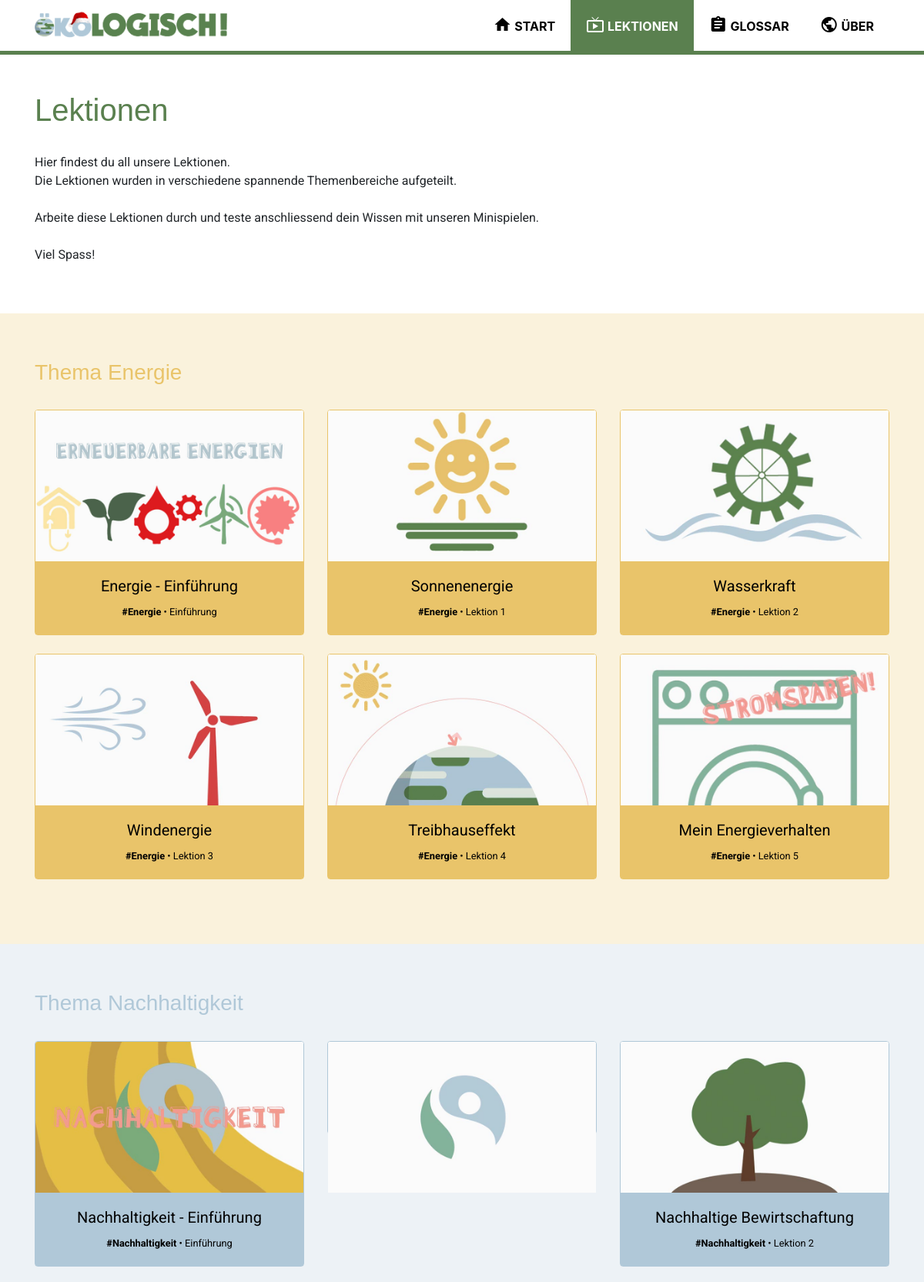
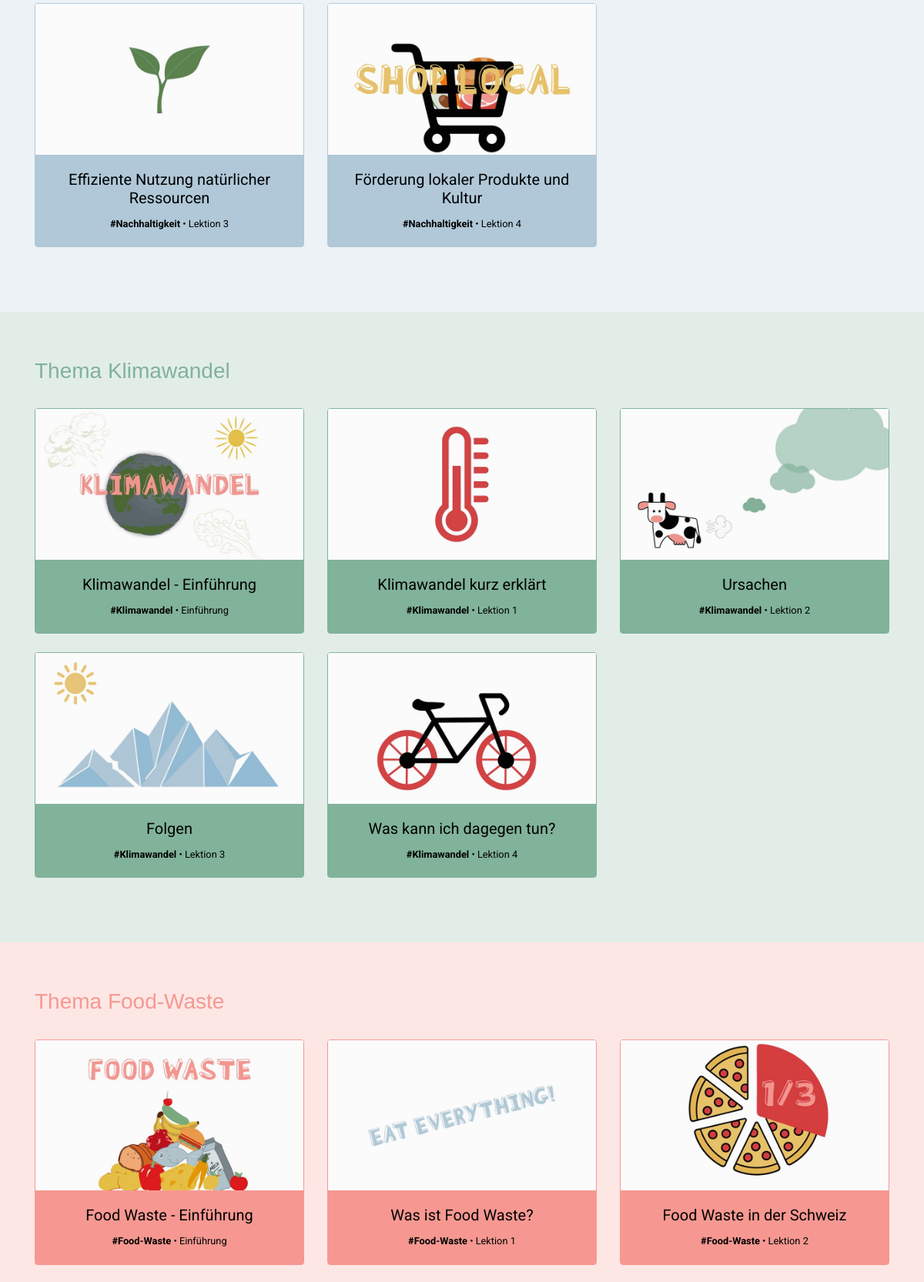
Page /lessons.php (upper part) on the committed database (2 pictures, top to bottom).
### tables this page shows
CREATE TABLE `tbl_lesson` (
  `id` int(11) NOT NULL,
  `category_id` int(11) NOT NULL,
  `title` varchar(255) NOT NULL,
  `text` text NOT NULL,
  `img_url` text NOT NULL,
  `gif_url` varchar(255) NOT NULL,
  `gif_url_static` varchar(255) NOT NULL,
  `video_url` varchar(255) NOT NULL,
  `top_lesson` tinyint(1) NOT NULL,
  `lesson_nr` int(3) NOT NULL,
  `important` text NOT NULL,
  `einfuerung` tinyint(1) NOT NULL,
  `lernziele` text NOT NULL,
  `groeste_probleme` text NOT NULL
);

CREATE TABLE `tbl_category` (
  `id` int(11) NOT NULL,
  `title` varchar(255) NOT NULL,
  `text` text NOT NULL,
  `img_url` varchar(255) NOT NULL
);

### data/data.php (called while the page is built, shortened)
<?php
function get_db_connection()
{
	global $db_host, $db_name, $db_user, $db_pass, $db_charset;
	$dsn = "mysql:host=$db_host;dbname=$db_name;charset=$db_charset";
	$options = [
		PDO::ATTR_ERRMODE            => PDO::ERRMODE_EXCEPTION,
		PDO::ATTR_DEFAULT_FETCH_MODE => PDO::FETCH_ASSOC,
		PDO::ATTR_EMULATE_PREPARES   => false
	];
	try {
		$db = new PDO($dsn, $db_user, $db_pass, $options);
	} catch (\PDOException $e) {
		throw new \PDOException($e->getMessage(), (int)$e->getCode());
	}
	return $db;
}
function get_all_lessons_by_cat_id($id)
{
	$db = get_db_connection();
	$sql = "SELECT * FROM tbl_lesson  WHERE category_id = $id;";
	$result = $db->query($sql);
	return $result->fetchAll();
}
function get_category_by_id($id)
{
	$db = get_db_connection();
	$sql = "SELECT * FROM tbl_category WHERE id = $id;";
	$result = $db->query($sql);
	$row = $result->fetch();
	return $row;
}

### lessons.php (the view, shortened to what this page needs)
<?php
require_once('data/data.php');
$energy_id = 1;
$sustainability_id = 2;
$climate_id = 3;
$food_waste_id = 4;
$energy_lessons = get_all_lessons_by_cat_id($energy_id);
$sustainability_lessons = get_all_lessons_by_cat_id($sustainability_id);
$climate_lessons = get_all_lessons_by_cat_id($climate_id);
$food_waste_lessons = get_all_lessons_by_cat_id($food_waste_id);
?>
<?php require_once('templates/head.php'); ?>
<?php require_once('templates/navbar.php'); ?>
<section class="container lessons my-5">
    <h2 class="pb-4">Lektionen</h2>
    <p>
        Hier findest du all unsere Lektionen. <br>
        Die Lektionen wurden in verschiedene spannende Themenbereiche aufgeteilt. <br><br>
        Arbeite diese Lektionen durch und teste anschliessend dein Wissen mit unseren Minispielen.<br><br>
        Viel Spass!
    </p>
</section>
<section class="energy-section container-fluid">
    <article class="container">
        <a href="category?id=1">
            <h4 class="pb-4 energie">Thema Energie</h4>
        </a>
        <div class="row">
            <?php
            foreach ($energy_lessons as $lesson) {
                $category =  get_category_by_id($lesson['category_id']);
            ?>
                <div class="col-lg-4 col-md-6 col-sm-12 mb-4">
                    <?php
                    if ($lesson['einfuerung'] == 1) {
                        echo '<a class="link-title" href="intro?id=' . $lesson["id"] . '">';
                    } else {
                        echo '<a class="link-title" href="lesson?id=' . $lesson["id"] . '">';
                    }
                    ?>
                    <div class="card <?php echo strtolower($category['title']); ?>">
                        <img src="<?php echo $lesson['gif_url_static'] ?>" class="card-img-top gif_static">
                        <div class="card-body">
                            <h5 class="card-title text-center"><?php echo $lesson['title'] ?></h5>
                            <p class="card-text small text-center">
                                <b><a href="category?id=<?php echo $lesson['category_id']; ?>">
                                        <?php echo "#" . $category['title']; ?>
                                    </a></b>
                                •
                                <?php
                                if ($lesson['einfuerung'] == 1) {
                                    echo "Einführung ";
                                } else {
                                    echo "Lektion ";
                                    echo $lesson['lesson_nr'];
                                }
                                ?></p>
                        </div>
                    </div>
                    </a>
                </div>
            <?php } ?>
        </div>
    </article>
</section>
<section class="sustainability-section container-fluid">
    <article class="container">
        <a href="category?id=2">
            <h4 class="pb-4 nachhaltigkeit">Thema Nachhaltigkeit</h4>
        </a>
        <div class="row">
            <?php
            foreach ($sustainability_lessons as $lesson) {
                $category =  get_category_by_id($lesson['category_id']);
            ?>
                <div class="col-lg-4 col-md-6 col-sm-12 mb-4">
                    <?php
                    if ($lesson['einfuerung'] == 1) {
                        echo '<a class="link-title" href="intro?id=' . $lesson["id"] . '">';
                    } else {
                        echo '<a class="link-title" href="lesson?id=' . $lesson["id"] . '">';
                    }
                    ?>
                    <div class="card <?php echo strtolower($category['title']); ?>">
                        <img src="<?php echo $lesson['gif_url_static'] ?>" class="card-img-top gif_static">
                        <div class="card-body">
                            <h5 class="card-title text-center"><?php echo $lesson['title'] ?></h5>
                            <p class="card-text small text-center">
                                <b><a href="category?id=<?php echo $lesson['category_id']; ?>">
                                        <?php echo "#" . $category['title']; ?>
                                    </a></b>
                                •
                                <?php
                                if ($lesson['einfuerung'] == 1) {
                                    echo "Einführung ";
                                } else {
                                    echo "Lektion ";
                                    echo $lesson['lesson_nr'];
                                }
                                ?></p>
                        </div>
                    </div>
                    </a>
                </div>
            <?php } ?>
        </div>
    </article>
</section>
<section class="climate-section container-fluid">
    <article class="container">
        <a href="category?id=3">
            <h4 class="pb-4 klimawandel">Thema Klimawandel</h4>
        </a>
        <div class="row">
            <?php
            foreach ($climate_lessons as $lesson) {
                $category =  get_category_by_id($lesson['category_id']);
            ?>
                <div class="col-lg-4 col-md-6 col-sm-12 mb-4">
                    <?php
                    if ($lesson['einfuerung'] == 1) {
                        echo '<a class="link-title" href="intro?id=' . $lesson["id"] . '">';
                    } else {
                        echo '<a class="link-title" href="lesson?id=' . $lesson["id"] . '">';
                    }
                    ?>
                    <div class="card <?php echo strtolower($category['title']); ?>">
                        <img src="<?php echo $lesson['gif_url_static'] ?>" class="card-img-top gif_static">
                        <div class="card-body">
                            <h5 class="card-title text-center"><?php echo $lesson['title'] ?></h5>
                            <p class="card-text small text-center">
                                <b><a href="category?id=<?php echo $lesson['category_id']; ?>">
                                        <?php echo "#" . $category['title']; ?>
                                    </a></b>
                                •
                                <?php
                                if ($lesson['einfuerung'] == 1) {
                                    echo "Einführung ";
                                } else {
                                    echo "Lektion ";
                                    echo $lesson['lesson_nr'];
                                }
                                ?></p>
                        </div>
                    </div>
                    </a>
                </div>
            <?php } ?>
        </div>
    </article>
</section>
<section class="food-waste-section container-fluid">
    <article class="container">
        <a href="category?id=4">
            <h4 class="pb-4 food-waste">Thema Food-Waste</h4>
        </a>
        <div class="row">
            <?php
            foreach ($food_waste_lessons as $lesson) {
                $category =  get_category_by_id($lesson['category_id']);
            ?>
                <div class="col-lg-4 col-md-6 col-sm-12 mb-4">
                    <?php
                    if ($lesson['einfuerung'] == 1) {
                        echo '<a class="link-title" href="intro?id=' . $lesson["id"] . '">';
                    } else {
                        echo '<a class="link-title" href="lesson?id=' . $lesson["id"] . '">';
                    }
                    ?>
                    <div class="card <?php echo strtolower($category['title']); ?>">
                        <img src="<?php echo $lesson['gif_url_static'] ?>" class="card-img-top gif_static">
                        <div class="card-body">
                            <h5 class="card-title text-center"><?php echo $lesson['title'] ?></h5>
                            <p class="card-text small text-center">
                                <b><a href="category?id=<?php echo $lesson['category_id']; ?>">
                                        <?php echo "#" . $category['title']; ?>
                                    </a></b>
                                •
                                <?php
                                if ($lesson['einfuerung'] == 1) {
                                    echo "Einführung ";
                                } else {
                                    echo "Lektion ";
                                    echo $lesson['lesson_nr'];
                                }
                                ?></p>
                        </div>
                    </div>
                    </a>
                </div>
            <?php } ?>
        </div>
    </article>
</section>
<?php require_once('templates/footer.php'); ?>

### templates/head.php (shortened to what this page needs)
<!doctype html>
<html lang="de">
<head>
  <link rel="stylesheet" href="assets/css/main.min.css">
</head>
<body class="d-flex flex-column min-vh-100">

### templates/navbar.php (shortened to what this page needs)
<div class="navbar-area <?php echo isset($category['title']) ? strtolower($category['title']) : ''; ?>">
    <div class="container">
        <nav class="site-navbar">
            <a href="index" class="site-logo"><img src="assets/logo/logo_christmas.png" alt="ökoLOGISCH" loading="lazy"></a>
            <ul>
                <li id="nav-home">
                    <a href="." >
                        <span class="material-icons">
                        </span>
                        <span>
                            Start
                        </span>
                    </a>
                </li>
                <li id="nav-lessons">
                    <a href="./lessons">
                        <span class="material-icons">
                        </span>
                        <span>
                            Lektionen
                        </span>
                    </a>
                </li>
                <li id="nav-glossar">
                    <a href="./glossar">
                        <span class="material-icons">
                        </span>
                        <span>
                            Glossar
                        </span>
                    </a>
                </li>
                <li id="nav-about">
                    <a href="./about?de=true">
                        <span class="material-icons">
                        </span>
                        <span>
                            Über
                        </span>
                    </a>
                </li>
            </ul>
        </nav>
    </div>
</div>

### templates/footer.php (shortened to what this page needs)
</body>
</html>

### rows in the picture
tbl_lesson: gif_url_static (picture), title "Energie - Einführung", category.title "Energie", einfuerung "Einführung"
tbl_lesson: gif_url_static (picture), title "Sonnenenergie", category.title "Energie", lesson_nr "1"
tbl_lesson: gif_url_static (picture), title "Wasserkraft", category.title "Energie", lesson_nr "2"
tbl_lesson: gif_url_static (picture), title "Windenergie", category.title "Energie", lesson_nr "3"
tbl_lesson: gif_url_static (picture), title "Treibhauseffekt", category.title "Energie", lesson_nr "4"
tbl_lesson: gif_url_static (picture), title "Mein Energieverhalten", category.title "Energie", lesson_nr "5"
tbl_lesson: gif_url_static (picture), title "Nachhaltigkeit - Einführung", category.title "Nachhaltigkeit", einfuerung "Einführung"
tbl_lesson: gif_url_static (picture)
tbl_lesson: gif_url_static (picture), title "Nachhaltige Bewirtschaftung", category.title "Nachhaltigkeit", lesson_nr "2"
tbl_lesson: gif_url_static (picture), title "Effiziente Nutzung natürlicher Ressourcen", category.title "Nachhaltigkeit", lesson_nr "3"
tbl_lesson: gif_url_static (picture), title "Förderung lokaler Produkte und Kultur", category.title "Nachhaltigkeit", lesson_nr "4"
tbl_lesson: gif_url_static (picture), title "Klimawandel - Einführung", category.title "Klimawandel", einfuerung "Einführung"
tbl_lesson: gif_url_static (picture), title "Klimawandel kurz erklärt", category.title "Klimawandel", lesson_nr "1"
tbl_lesson: gif_url_static (picture), title "Ursachen", category.title "Klimawandel", lesson_nr "2"
tbl_lesson: gif_url_static (picture), title "Folgen", category.title "Klimawandel", lesson_nr "3"
tbl_lesson: gif_url_static (picture), title "Was kann ich dagegen tun?", category.title "Klimawandel", lesson_nr "4"
tbl_lesson: gif_url_static (picture), title "Food Waste - Einführung", category.title "Food-Waste", einfuerung "Einführung"
tbl_lesson: gif_url_static (picture), title "Was ist Food Waste?", category.title "Food-Waste", lesson_nr "1"
tbl_lesson: gif_url_static (picture), title "Food Waste in der Schweiz", category.title "Food-Waste", lesson_nr "2"
